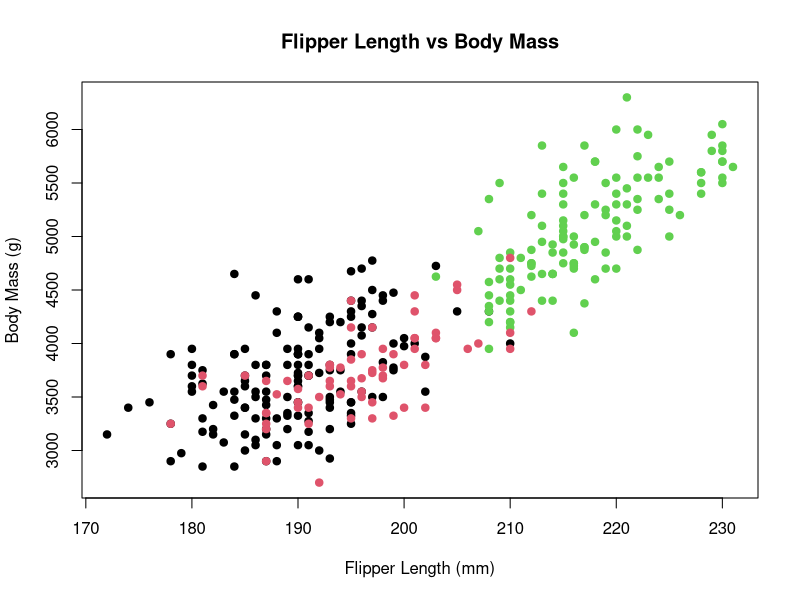

Here is the R script that generated this plot:
## ---- chunk 1
install.packages("palmerpenguins")

## ---- chunk 2

library(palmerpenguins)


## ---- chunk 3
summary(penguins)
## ---- chunk 4
plot(penguins$flipper_length_mm, penguins$body_mass_g,
     xlab = "Flipper Length (mm)",
     ylab = "Body Mass (g)",
     main = "Flipper Length vs Body Mass",
     pch = 19, col = penguins$species)

